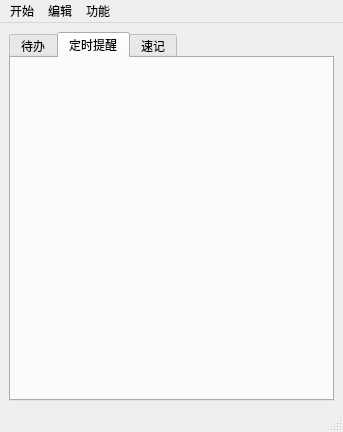
<?xml version="1.0" encoding="UTF-8"?>
<ui version="4.0">
 <class>MainWindow</class>
 <widget class="QMainWindow" name="MainWindow">
  <property name="geometry">
   <rect>
    <x>0</x>
    <y>0</y>
    <width>343</width>
    <height>432</height>
   </rect>
  </property>
  <property name="windowTitle">
   <string>MainWindow</string>
  </property>
  <widget class="QWidget" name="centralwidget">
   <layout class="QVBoxLayout" name="verticalLayout_2">
    <item>
     <widget class="QTabWidget" name="tabWidget">
      <property name="currentIndex">
       <number>1</number>
      </property>
      <widget class="QWidget" name="tab_todo">
       <attribute name="title">
        <string>待办</string>
       </attribute>
       <layout class="QVBoxLayout" name="verticalLayout">
        <item>
         <widget class="ToDoList" name="widget_toDoList" native="true"/>
        </item>
       </layout>
      </widget>
      <widget class="QWidget" name="tab_timer">
       <attribute name="title">
        <string>定时提醒</string>
       </attribute>
       <layout class="QVBoxLayout" name="verticalLayout_3">
        <item>
         <widget class="Timer" name="widget_timer" native="true">
          <property name="sizePolicy">
           <sizepolicy hsizetype="Preferred" vsizetype="Fixed">
            <horstretch>0</horstretch>
            <verstretch>0</verstretch>
           </sizepolicy>
          </property>
         </widget>
        </item>
       </layout>
      </widget>
      <widget class="QWidget" name="tab_notes">
       <attribute name="title">
        <string>速记</string>
       </attribute>
       <layout class="QVBoxLayout" name="verticalLayout_4">
        <item>
         <widget class="Notes" name="widget_notes" native="true"/>
        </item>
       </layout>
      </widget>
     </widget>
    </item>
   </layout>
  </widget>
  <widget class="QMenuBar" name="menubar">
   <property name="geometry">
    <rect>
     <x>0</x>
     <y>0</y>
     <width>343</width>
     <height>32</height>
    </rect>
   </property>
   <widget class="QMenu" name="menuStart">
    <property name="title">
     <string>开始</string>
    </property>
   </widget>
   <widget class="QMenu" name="menuEdit">
    <property name="title">
     <string>编辑</string>
    </property>
   </widget>
   <widget class="QMenu" name="menuFunc">
    <property name="title">
     <string>功能</string>
    </property>
   </widget>
   <addaction name="menuStart"/>
   <addaction name="menuEdit"/>
   <addaction name="menuFunc"/>
  </widget>
  <widget class="QStatusBar" name="statusbar"/>
 </widget>
 <customwidgets>
  <customwidget>
   <class>ToDoList</class>
   <extends>QWidget</extends>
   <header>todolist.h</header>
   <container>1</container>
  </customwidget>
  <customwidget>
   <class>Timer</class>
   <extends>QWidget</extends>
   <header>timer.h</header>
   <container>1</container>
  </customwidget>
  <customwidget>
   <class>Notes</class>
   <extends>QWidget</extends>
   <header>notes.h</header>
   <container>1</container>
  </customwidget>
 </customwidgets>
 <resources/>
 <connections/>
</ui>
